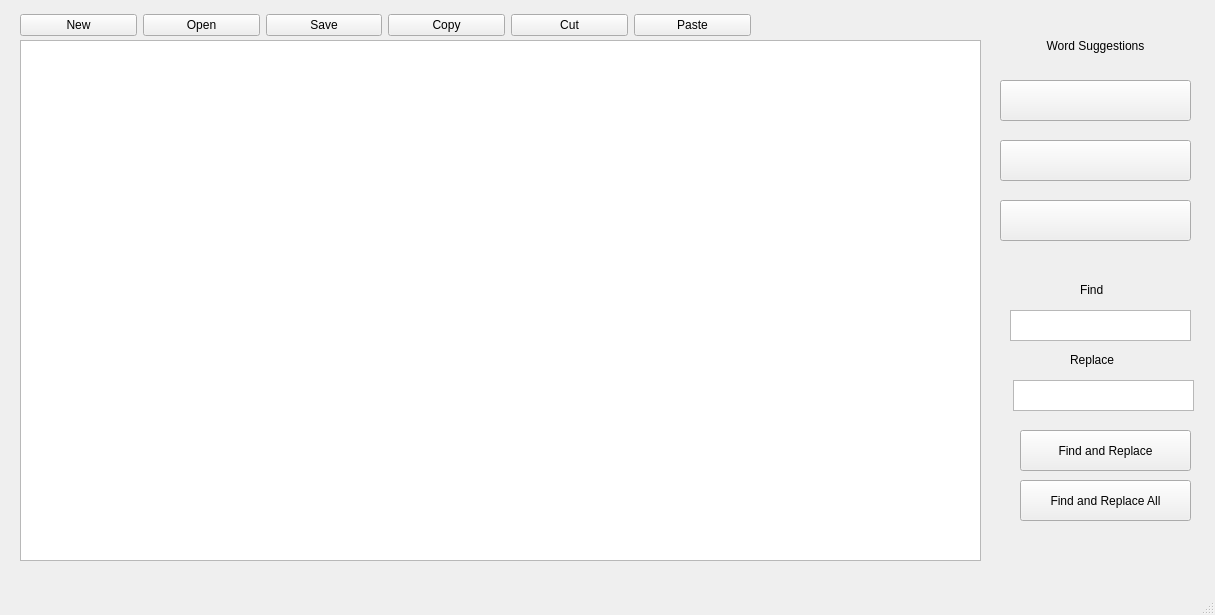
<?xml version="1.0" encoding="UTF-8"?>
<ui version="4.0">
 <class>MainWindow</class>
 <widget class="QMainWindow" name="MainWindow">
  <property name="geometry">
   <rect>
    <x>0</x>
    <y>0</y>
    <width>1215</width>
    <height>615</height>
   </rect>
  </property>
  <property name="windowTitle">
   <string>MainWindow</string>
  </property>
  <widget class="QWidget" name="centralwidget">
   <widget class="QTextEdit" name="textEdit">
    <property name="geometry">
     <rect>
      <x>20</x>
      <y>40</y>
      <width>961</width>
      <height>521</height>
     </rect>
    </property>
    <property name="sizePolicy">
     <sizepolicy hsizetype="Fixed" vsizetype="Fixed">
      <horstretch>0</horstretch>
      <verstretch>0</verstretch>
     </sizepolicy>
    </property>
   </widget>
   <widget class="QPushButton" name="found_1">
    <property name="geometry">
     <rect>
      <x>1000</x>
      <y>80</y>
      <width>191</width>
      <height>41</height>
     </rect>
    </property>
    <property name="text">
     <string/>
    </property>
   </widget>
   <widget class="QPushButton" name="found_2">
    <property name="geometry">
     <rect>
      <x>1000</x>
      <y>140</y>
      <width>191</width>
      <height>41</height>
     </rect>
    </property>
    <property name="text">
     <string/>
    </property>
   </widget>
   <widget class="QPushButton" name="found_3">
    <property name="geometry">
     <rect>
      <x>1000</x>
      <y>200</y>
      <width>191</width>
      <height>41</height>
     </rect>
    </property>
    <property name="text">
     <string/>
    </property>
   </widget>
   <widget class="QLabel" name="label">
    <property name="geometry">
     <rect>
      <x>1000</x>
      <y>30</y>
      <width>191</width>
      <height>31</height>
     </rect>
    </property>
    <property name="text">
     <string>Word Suggestions</string>
    </property>
    <property name="alignment">
     <set>Qt::AlignCenter</set>
    </property>
   </widget>
   <widget class="QWidget" name="layoutWidget">
    <property name="geometry">
     <rect>
      <x>20</x>
      <y>10</y>
      <width>731</width>
      <height>31</height>
     </rect>
    </property>
    <layout class="QHBoxLayout" name="horizontalLayout">
     <item>
      <widget class="QPushButton" name="new_btn">
       <property name="text">
        <string>New</string>
       </property>
      </widget>
     </item>
     <item>
      <widget class="QPushButton" name="pushButton_2">
       <property name="text">
        <string>Open</string>
       </property>
      </widget>
     </item>
     <item>
      <widget class="QPushButton" name="pushButton">
       <property name="text">
        <string>Save</string>
       </property>
      </widget>
     </item>
     <item>
      <widget class="QPushButton" name="copyBtn">
       <property name="text">
        <string>Copy</string>
       </property>
      </widget>
     </item>
     <item>
      <widget class="QPushButton" name="cutBtn">
       <property name="text">
        <string>Cut</string>
       </property>
      </widget>
     </item>
     <item>
      <widget class="QPushButton" name="pasteBtn">
       <property name="text">
        <string>Paste</string>
       </property>
      </widget>
     </item>
    </layout>
   </widget>
   <widget class="QTextEdit" name="find_word">
    <property name="geometry">
     <rect>
      <x>1010</x>
      <y>310</y>
      <width>181</width>
      <height>31</height>
     </rect>
    </property>
   </widget>
   <widget class="QPushButton" name="findreplace">
    <property name="geometry">
     <rect>
      <x>1020</x>
      <y>430</y>
      <width>171</width>
      <height>41</height>
     </rect>
    </property>
    <property name="text">
     <string>Find and Replace</string>
    </property>
   </widget>
   <widget class="QTextEdit" name="replace_word">
    <property name="geometry">
     <rect>
      <x>1013</x>
      <y>380</y>
      <width>181</width>
      <height>31</height>
     </rect>
    </property>
   </widget>
   <widget class="QLabel" name="label_2">
    <property name="geometry">
     <rect>
      <x>1080</x>
      <y>280</y>
      <width>63</width>
      <height>20</height>
     </rect>
    </property>
    <property name="text">
     <string>Find</string>
    </property>
   </widget>
   <widget class="QLabel" name="label_3">
    <property name="geometry">
     <rect>
      <x>1070</x>
      <y>350</y>
      <width>63</width>
      <height>20</height>
     </rect>
    </property>
    <property name="text">
     <string>Replace</string>
    </property>
   </widget>
   <widget class="QPushButton" name="findreplaceall">
    <property name="geometry">
     <rect>
      <x>1020</x>
      <y>480</y>
      <width>171</width>
      <height>41</height>
     </rect>
    </property>
    <property name="text">
     <string>Find and Replace All</string>
    </property>
   </widget>
  </widget>
  <widget class="QMenuBar" name="menubar">
   <property name="geometry">
    <rect>
     <x>0</x>
     <y>0</y>
     <width>1215</width>
     <height>25</height>
    </rect>
   </property>
  </widget>
  <widget class="QStatusBar" name="statusbar"/>
 </widget>
 <resources/>
 <connections/>
</ui>
